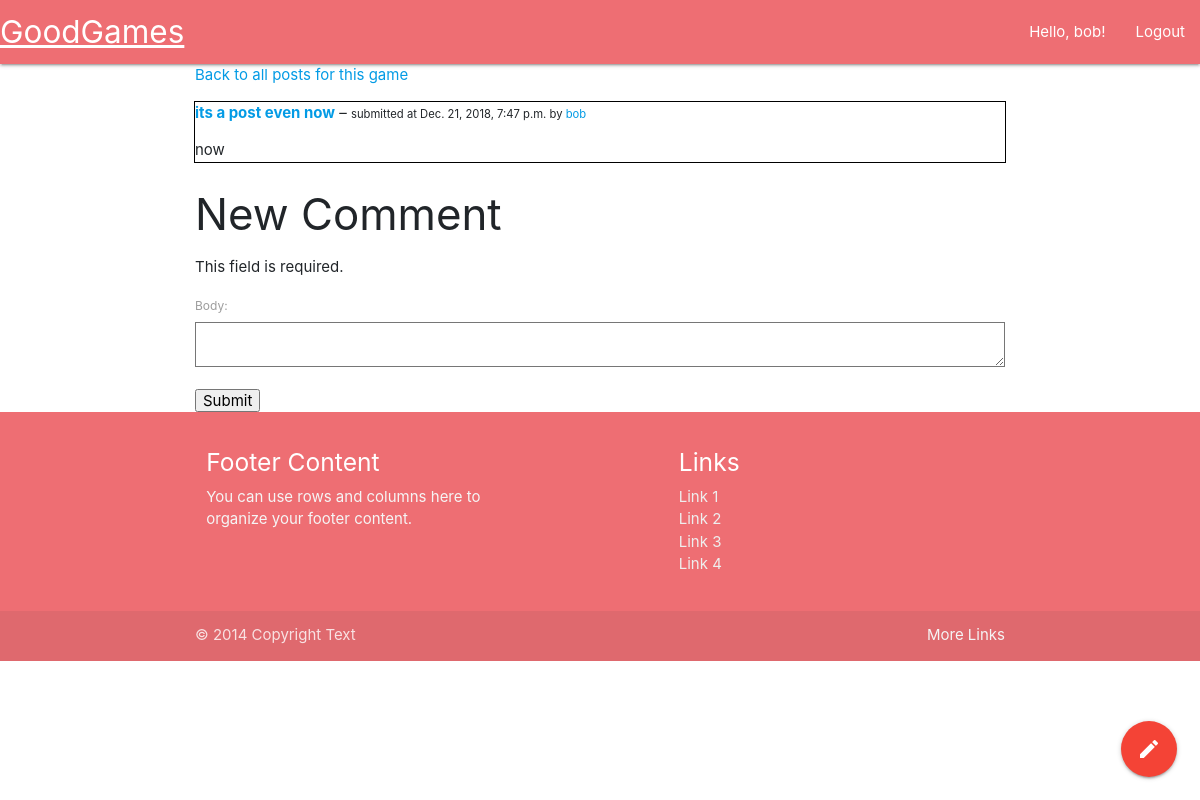
Page /game/103020/post/3 (signed in) on the earlier database version.
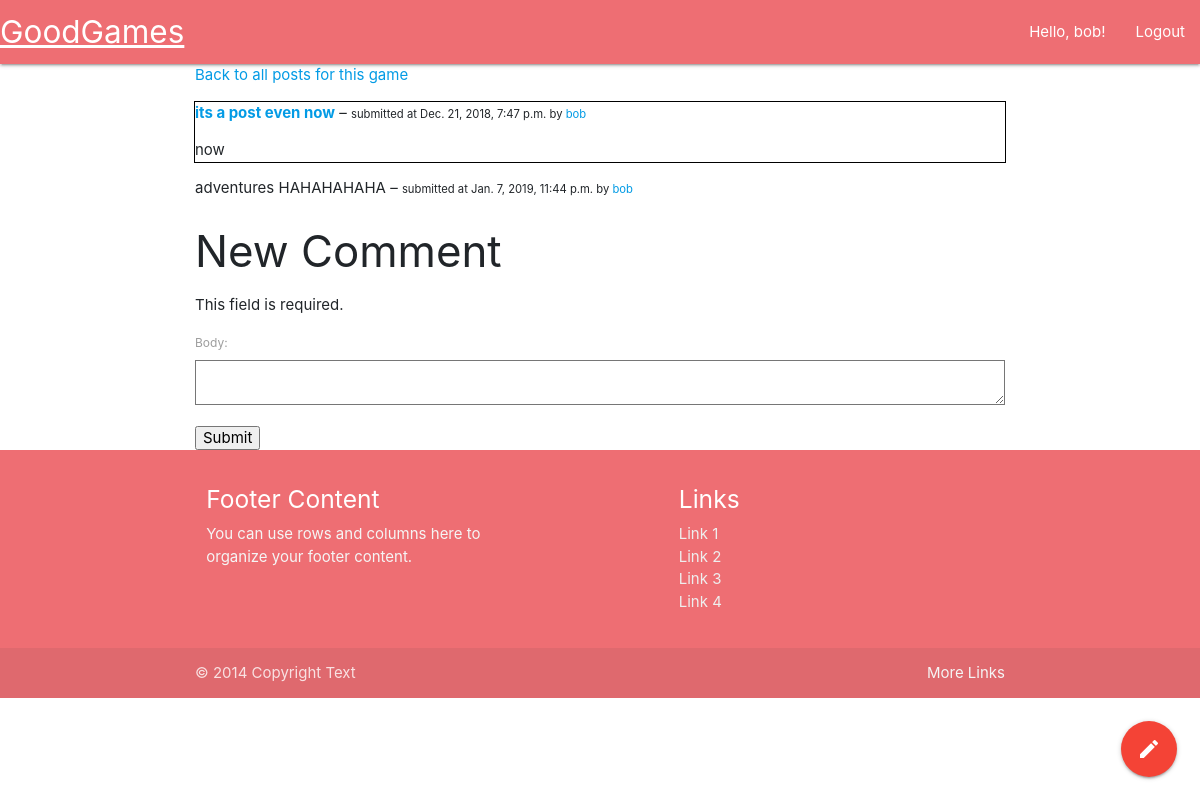
Same page on the later database version.
### goodgames/models.py (models this page shows)
class Post(models.Model):
    title = models.CharField(max_length=100)
    body = models.TextField()
    game = models.ForeignKey(
        Game, on_delete=models.CASCADE, related_name='game')
    date = models.DateTimeField(auto_now=True)
    profile = models.ForeignKey(
        Profile, on_delete=models.CASCADE, related_name='profile')

class Profile(models.Model):
    user = models.OneToOneField(User, on_delete=models.CASCADE)
    name = models.CharField(max_length=50)
    collection = models.ManyToManyField(
        'Game', symmetrical=False, blank=True, related_name="collection")
    wishlist = models.ManyToManyField(
        'Game', symmetrical=False, blank=True, related_name="wishlist")
    def __str__(self):
        return self.name

class Comment(models.Model):
    body = models.TextField()
    post = models.ForeignKey(Post, on_delete=models.CASCADE)
    date = models.DateTimeField(auto_now=True)
    profile = models.ForeignKey(Profile, on_delete=models.CASCADE)

### goodgames/views.py (the view, shortened to what this page needs)
# urls.py: path('game/<int:game_id>/post/<int:post_id>', views.comments_view),
def comments_view(request, game_id, post_id):
    game = Game.objects.filter(igdb_id=game_id).first()
    post = Post.objects.filter(id=post_id).first()
    comments = Comment.objects.filter(post=post)
    form = CommentForm(None or request.POST)
    return render(request, 'post.html', {
        'data': {
            'game': game,
            'user': request.user.profile,
            'post': post,
            'comments': comments,
        },
        'form': form,
    })

### goodgames/forms.py
class CommentForm(forms.Form):
    body = forms.CharField(widget=forms.Textarea, max_length=5000)

### goodgames/templates/post.html (shortened to what this page needs)
{% extends 'base.html' %}
{% block main %}
<body>
    <p><a href="/game/{{ data.game.igdb_id }}/posts">Back to all posts for this game</a></p>
    <div style="outline: 1px solid black">
        <p><a href="/game/{{ data.game.igdb_id }}/post/{{ data.post.id }}"><b>{{ data.post.title }}</b></a> – <span style="font-size: .75em">submitted at {{ data.post.date }} by <a href="/profile/{{ data.post.profile.id }}">{{ data.post.profile }}</a></span></p>
        <p>{{ data.post.body }}
    </div>
    {% for item in data.comments %}
    <p>{{ item.body }} – <span style="font-size: .75em">submitted at {{ item.date }} by <a href="/profile/{{ item.profile.id }}">{{ data.post.profile }}</a></span></p>
    {% endfor %}
    {% if data.user %}
    <h3>New Comment</h3>
    <form action='/game/{{ data.game.igdb_id }}/post/{{ data.post.id }}' method="post">
        {{ form.as_p }}
        <input type='submit' value='Submit'>
    </form>
    {% endif %}
</body>
{% endblock %}

Differences in the rows shown:
added Comment: body "adventures HAHAHAHAHA", date "Jan. 7, 2019, 11:44 p.m.", {{ data.post.profile }} "bob"
